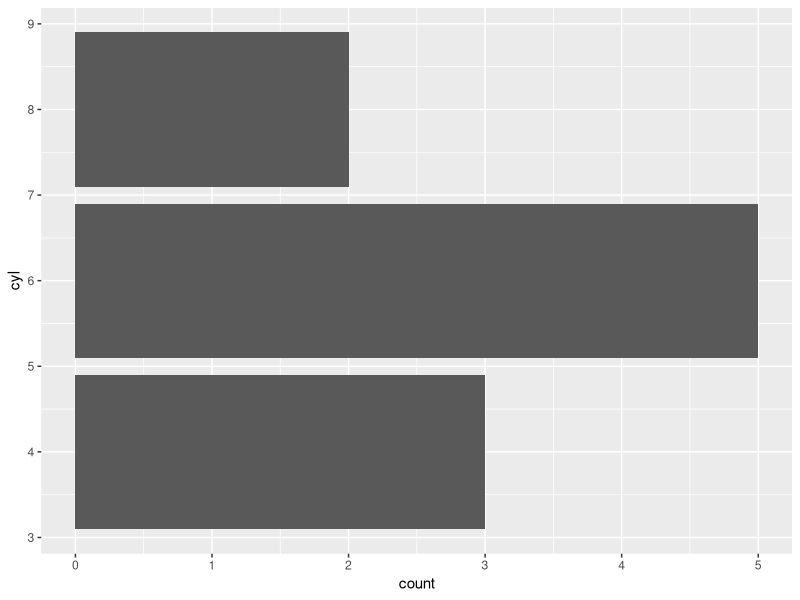
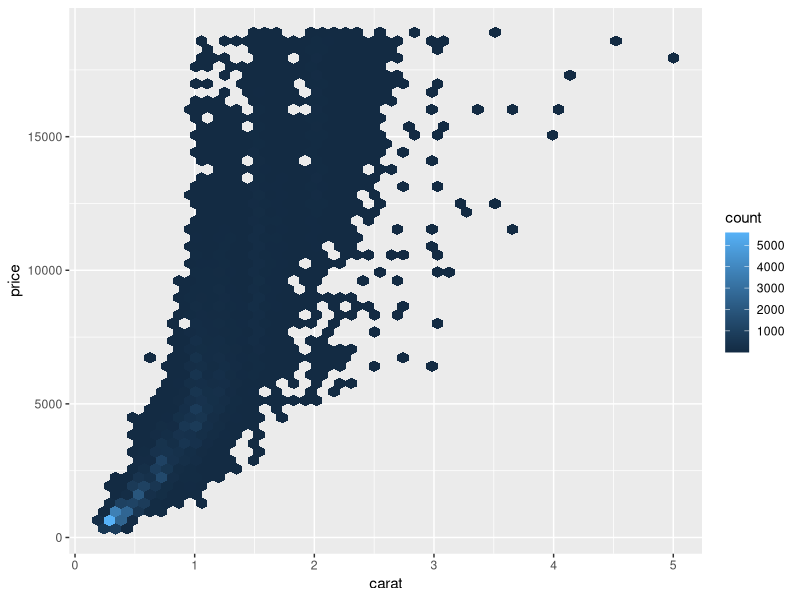
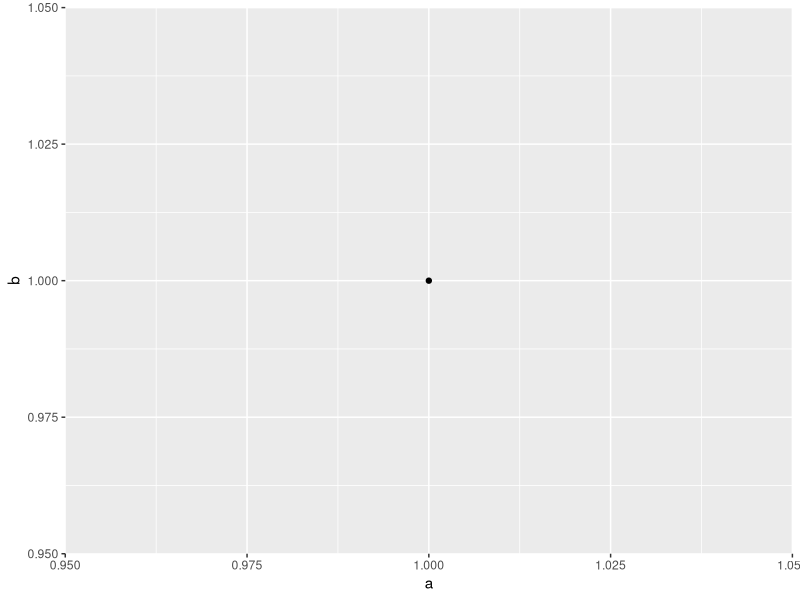

Reproduce these figures in R, in order. (Note: this script raises an error after producing the figures.)
## ---- chunk 1
library(ggplot2)
library(dplyr)

# Create a local copy of first 10 rows of mtcars data frame
# We'll come back how you should store this later
mtcars <- data.frame(
  mpg = c(21, 21, 22.8, 21.4, 18.7, 18.1, 14.3, 24.4, 22.8, 19.2),
  cyl = c(6, 6, 4, 6, 8, 6, 8, 4, 4, 6),
  disp = c(160, 160, 108, 258, 360, 225, 360, 146.7, 140.8, 167.6),
  hp = c(110, 110, 93, 110, 175, 105, 245, 62, 95, 123),
  drat = c(3.9, 3.9, 3.85, 3.08, 3.15, 2.76, 3.21, 3.69, 3.92, 3.92),
  wt = c(2.62, 2.875, 2.32, 3.215, 3.44, 3.46, 3.57, 3.19, 3.15, 3.44),
  qsec = c(16.46, 17.02, 18.61, 19.44, 17.02, 20.22, 15.84, 20, 22.9, 18.3),
  vs = c(0, 0, 1, 1, 0, 1, 0, 1, 1, 1),
  am = c(1, 1, 1, 0, 0, 0, 0, 0, 0, 0),
  gear = c(4, 4, 4, 3, 3, 3, 3, 4, 4, 4),
  carb = c(4, 4, 1, 1, 2, 1, 4, 2, 2, 4)
)

# cyl_plot()
ggplot(mtcars) + 
  geom_bar(aes(cyl)) + 
  coord_flip()

# cyl_sum()
mtcars %>% 
  group_by(cyl) %>% 
  summarise(n = n(), mpg = mean(mpg))
## ---- chunk 2
bins <- 50
diamonds %>% 
  ggplot(aes(carat, price)) + 
  geom_hex(bins = bins)
diamonds %>% 
  group_by(color, clarity) %>% 
  summarise(price = mean(price))
## ---- chunk 3
a <- 1
df <- data.frame(b = 1)

mutate(df, c = a + b)
ggplot(df, aes(a, b)) + geom_point()
## ---- chunk 4
#' @export
#' @importFrom rlang .data
diamonds_summary2 <- function(bins) {
  diamonds %>% 
    ggplot2::ggplot(aes(carat, price)) + 
    ggplot2::geom_hex(bins = bin)
}
## ---- chunk 5
piechart <- function(data, mapping) {
  ggplot(data, mapping) +
    geom_bar(width = 1) + 
    coord_polar(theta = "y") + 
    xlab(NULL) + 
    ylab(NULL)
}
## ---- chunk 6
count <- function(df, ...) {
  df %>%
    group_by(...) %>% 
    summarise(n = n()) %>% 
    ungroup()
}
## ---- chunk 7
col_summary <- function(df, col) {
  ggplot(df) + 
    geom_bar(aes(x = col)) + 
    coord_flip()
}
col_summary(mtcars, cyl)
## ---- chunk 8
col_summary <- function(df, col) {
  ggplot(df) + 
    geom_bar(aes(x = {{ col }})) + 
    coord_flip()
}
col_summary(mtcars, cyl)
## ---- chunk 9
name <- "Hadley"
glue::glue("Hello {name}!")
